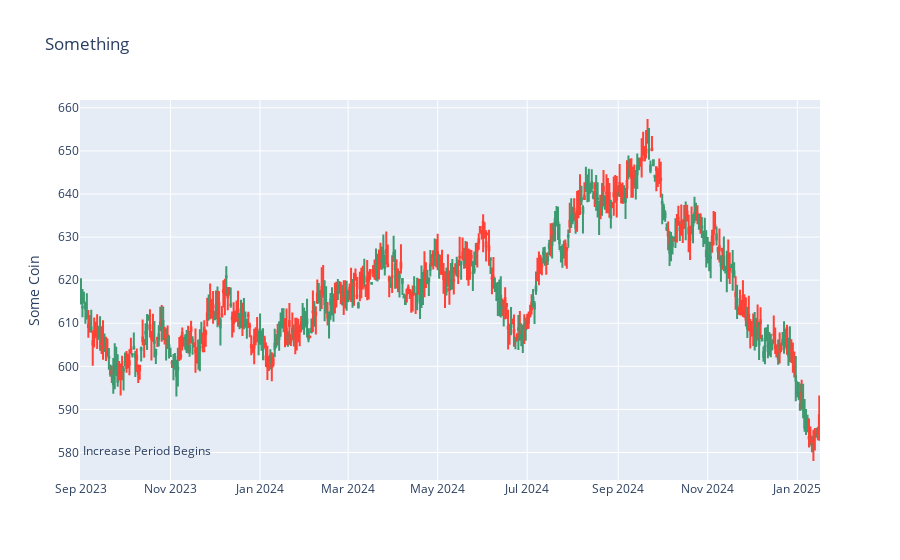

Here is the notebook cell this chart was saved with:
### Code cell
import plotly.graph_objects as go

df["Date"] = pd.to_datetime(df.Date)

fig = go.Figure(data=[go.Candlestick(x=df['Date'],
                open=df['Open'], high=df['High'],
                low=df['Low'], close=df['Close'])
                      ])

fig.update_layout(
    title=dict(text='Something'),
    yaxis=dict(
      title=dict(
        text='Some Coin'
        )
    ),
    shapes = [dict(
        x0='2023-09-01', x1='2023-09-01', y0=300, y1=1000, xref='x', yref='paper',
        line_width=2)],
    annotations=[dict(
        x='2023-09-01', y=0.05, xref='x', yref='paper',
        showarrow=False, xanchor='left', text='Increase Period Begins')],
    xaxis_rangeslider_visible=False
)

fig.show()

### Figure 1 — Plotly figure (JSON) as saved in the notebook; plotly's stock layout.template omitted (floating-point values rounded to 4 significant figures; data arrays with more than 128 entries replaced by an {"elided": "..."} marker saying what was removed)
{"data": [{"close": {"elided": "504 float values"}, "high": {"elided": "504 float values"}, "low": {"elided": "504 float values"}, "open": {"elided": "504 float values"}, "type": "candlestick", "x": {"elided": "504 str values"}}], "layout": {"annotations": [{"showarrow": false, "text": "Increase Period Begins", "x": "2023-09-01", "xanchor": "left", "xref": "x", "y": 0.05, "yref": "paper"}], "shapes": [{"line": {"width": 2}, "x0": "2023-09-01", "x1": "2023-09-01", "xref": "x", "y0": 300, "y1": 1000, "yref": "paper"}], "title": {"text": "Something"}, "xaxis": {"rangeslider": {"visible": false}}, "yaxis": {"title": {"text": "Some Coin"}}}}
